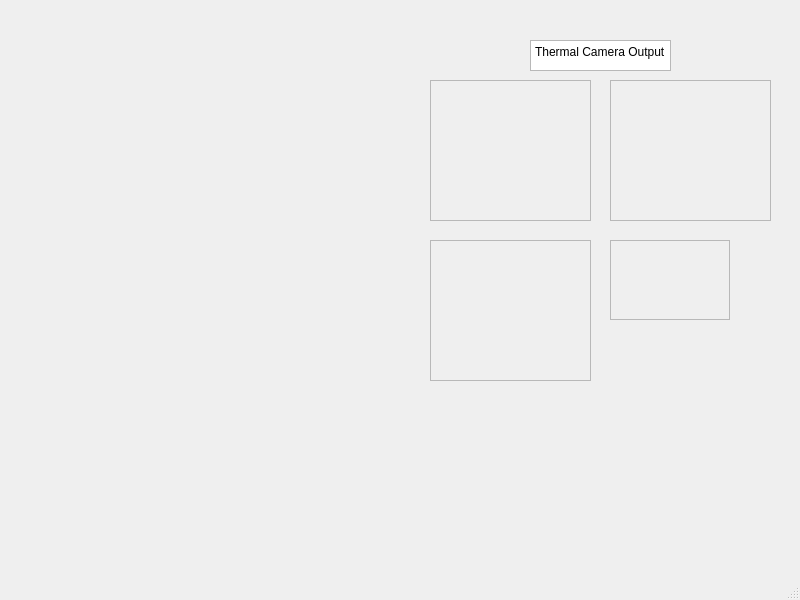
<?xml version="1.0" encoding="UTF-8"?>
<ui version="4.0">
 <class>MainWindow</class>
 <widget class="QMainWindow" name="MainWindow">
  <property name="geometry">
   <rect>
    <x>0</x>
    <y>0</y>
    <width>800</width>
    <height>600</height>
   </rect>
  </property>
  <property name="windowTitle">
   <string>MainWindow</string>
  </property>
  <widget class="QWidget" name="centralwidget">
   <widget class="QTextBrowser" name="textBrowser">
    <property name="geometry">
     <rect>
      <x>530</x>
      <y>40</y>
      <width>141</width>
      <height>31</height>
     </rect>
    </property>
    <property name="html">
     <string>&lt;!DOCTYPE HTML PUBLIC &quot;-//W3C//DTD HTML 4.0//EN&quot; &quot;http://www.w3.org/TR/REC-html40/strict.dtd&quot;&gt;
&lt;html&gt;&lt;head&gt;&lt;meta name=&quot;qrichtext&quot; content=&quot;1&quot; /&gt;&lt;meta charset=&quot;utf-8&quot; /&gt;&lt;style type=&quot;text/css&quot;&gt;
p, li { white-space: pre-wrap; }
hr { height: 1px; border-width: 0; }
li.unchecked::marker { content: &quot;\2610&quot;; }
li.checked::marker { content: &quot;\2612&quot;; }
&lt;/style&gt;&lt;/head&gt;&lt;body style=&quot; font-family:'Segoe UI'; font-size:9pt; font-weight:400; font-style:normal;&quot;&gt;
&lt;p style=&quot; margin-top:0px; margin-bottom:0px; margin-left:0px; margin-right:0px; -qt-block-indent:0; text-indent:0px;&quot;&gt;Thermal Camera Output&lt;/p&gt;&lt;/body&gt;&lt;/html&gt;</string>
    </property>
   </widget>
   <widget class="QFrame" name="frame">
    <property name="geometry">
     <rect>
      <x>430</x>
      <y>80</y>
      <width>161</width>
      <height>141</height>
     </rect>
    </property>
    <property name="frameShape">
     <enum>QFrame::Shape::StyledPanel</enum>
    </property>
    <property name="frameShadow">
     <enum>QFrame::Shadow::Raised</enum>
    </property>
   </widget>
   <widget class="QFrame" name="frame_2">
    <property name="geometry">
     <rect>
      <x>610</x>
      <y>80</y>
      <width>161</width>
      <height>141</height>
     </rect>
    </property>
    <property name="frameShape">
     <enum>QFrame::Shape::StyledPanel</enum>
    </property>
    <property name="frameShadow">
     <enum>QFrame::Shadow::Raised</enum>
    </property>
   </widget>
   <widget class="QFrame" name="frame_3">
    <property name="geometry">
     <rect>
      <x>430</x>
      <y>240</y>
      <width>161</width>
      <height>141</height>
     </rect>
    </property>
    <property name="frameShape">
     <enum>QFrame::Shape::StyledPanel</enum>
    </property>
    <property name="frameShadow">
     <enum>QFrame::Shadow::Raised</enum>
    </property>
   </widget>
   <widget class="QFrame" name="frame_4">
    <property name="geometry">
     <rect>
      <x>610</x>
      <y>240</y>
      <width>120</width>
      <height>80</height>
     </rect>
    </property>
    <property name="frameShape">
     <enum>QFrame::Shape::StyledPanel</enum>
    </property>
    <property name="frameShadow">
     <enum>QFrame::Shadow::Raised</enum>
    </property>
   </widget>
  </widget>
  <widget class="QMenuBar" name="menubar">
   <property name="geometry">
    <rect>
     <x>0</x>
     <y>0</y>
     <width>800</width>
     <height>22</height>
    </rect>
   </property>
  </widget>
  <widget class="QStatusBar" name="statusbar"/>
 </widget>
 <resources/>
 <connections/>
</ui>
